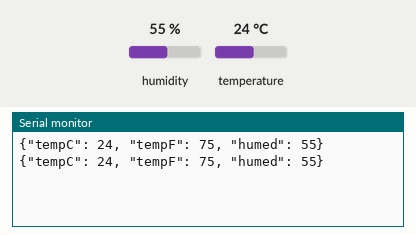
Simulated run of this sketch. Board: Arduino Uno, built with avr-gcc and run on an emulated ATmega328P. On the bench: the last lines printed to the serial monitor. The inputs (shaded band) are chosen by the test bench; at power-on: humidity 55 %, temperature 24 °C.

Above: at 5.8 s.
5.9 s: humidity set to 22 %
At 11.0 s:
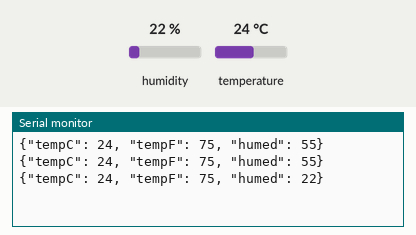
11.9 s: temperature set to 12 °C
At 15.7 s:
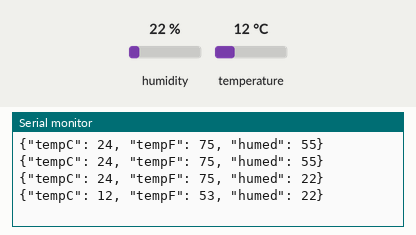
17.9 s: humidity set to 40 %
At 21.6 s:
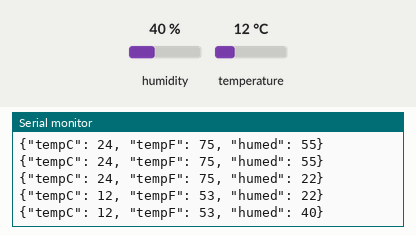
Timing chart, 0 to 23.1 s (numbered marks = the images above; inputs shaded):
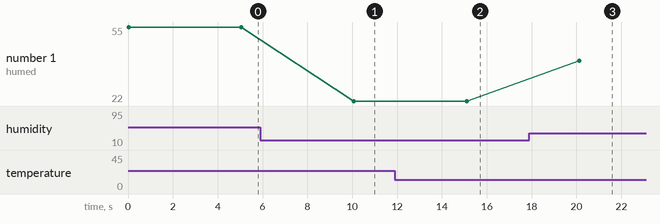

The sketch:

SensorTemperatura.ino
```cpp
#include <DHT.h>
#include <DHT_U.h>


int SENSOR = 2;
int temperatura;
int humedad;
int tempFarenheit;
String cadena = "";
DHT dht (SENSOR, DHT11);

void setup() {
  // put your setup code here, to run once:
  Serial.begin(9600);
  dht.begin();

}

void loop() {
  // put your main code here, to run repeatedly:
  temperatura = dht.readTemperature();
  humedad = dht.readHumidity();
  tempFarenheit = dht.readTemperature(true);
  delay(1);
  cadena = "{\"tempC\": " + String(temperatura) + ", \"tempF\": " + String(tempFarenheit) + ", \"humed\": " + String(humedad) + "\}";
  Serial.println(cadena);
  Serial.println("");
  delay(5000);
}
```

Measured:
- after the input at 5.9 s, the serial monitor: prints a new line after 4.2 s (image 1)
- after the input at 11.9 s, the serial monitor: prints a new line after 3.2 s (image 2)
- after the input at 17.9 s, the serial monitor: prints a new line after 2.2 s (image 3)
- plotted number 1: 55 → 22 after the input at 5.9 s, 22 → 40 after the input at 17.9 s
